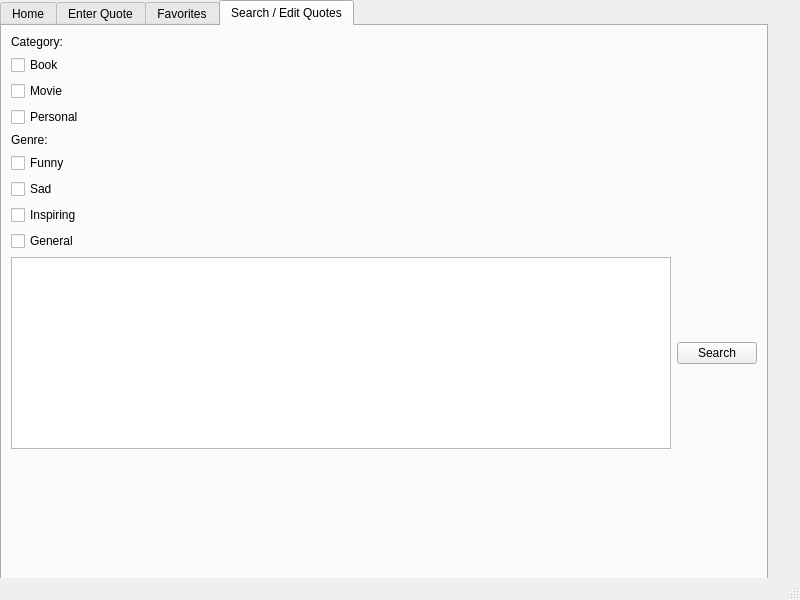
<?xml version="1.0" encoding="UTF-8"?>
<ui version="4.0">
 <class>Quotes</class>
 <widget class="QMainWindow" name="Quotes">
  <property name="geometry">
   <rect>
    <x>0</x>
    <y>0</y>
    <width>800</width>
    <height>600</height>
   </rect>
  </property>
  <property name="windowTitle">
   <string>Quotes</string>
  </property>
  <widget class="QWidget" name="centralwidget">
   <widget class="QTabWidget" name="tabWidget">
    <property name="geometry">
     <rect>
      <x>0</x>
      <y>0</y>
      <width>768</width>
      <height>585</height>
     </rect>
    </property>
    <property name="sizePolicy">
     <sizepolicy hsizetype="Expanding" vsizetype="Expanding">
      <horstretch>0</horstretch>
      <verstretch>0</verstretch>
     </sizepolicy>
    </property>
    <property name="currentIndex">
     <number>3</number>
    </property>
    <widget class="QWidget" name="HomeTab_2">
     <attribute name="title">
      <string>Home</string>
     </attribute>
     <layout class="QGridLayout" name="gridLayout_4">
      <item row="1" column="0">
       <widget class="QLabel" name="QuoteLabel_2">
        <property name="text">
         <string/>
        </property>
        <property name="alignment">
         <set>Qt::AlignHCenter|Qt::AlignTop</set>
        </property>
       </widget>
      </item>
      <item row="0" column="0">
       <widget class="QLabel" name="DailyQuoteLabel_2">
        <property name="sizePolicy">
         <sizepolicy hsizetype="Preferred" vsizetype="Fixed">
          <horstretch>0</horstretch>
          <verstretch>0</verstretch>
         </sizepolicy>
        </property>
        <property name="text">
         <string>Daily Quote:</string>
        </property>
       </widget>
      </item>
     </layout>
    </widget>
    <widget class="QWidget" name="EnterTab_2">
     <attribute name="title">
      <string>Enter Quote</string>
     </attribute>
     <layout class="QGridLayout" name="gridLayout_5">
      <item row="1" column="0">
       <widget class="QTextBrowser" name="textBrowser_2"/>
      </item>
      <item row="8" column="0">
       <widget class="QCheckBox" name="BookCat_2">
        <property name="sizePolicy">
         <sizepolicy hsizetype="Fixed" vsizetype="Fixed">
          <horstretch>0</horstretch>
          <verstretch>0</verstretch>
         </sizepolicy>
        </property>
        <property name="text">
         <string>Book</string>
        </property>
       </widget>
      </item>
      <item row="17" column="2">
       <widget class="QCheckBox" name="FavoriteCheckBox_2">
        <property name="text">
         <string>Favorite</string>
        </property>
       </widget>
      </item>
      <item row="10" column="0">
       <widget class="QCheckBox" name="PersonalCat_2">
        <property name="sizePolicy">
         <sizepolicy hsizetype="Fixed" vsizetype="Fixed">
          <horstretch>0</horstretch>
          <verstretch>0</verstretch>
         </sizepolicy>
        </property>
        <property name="text">
         <string>Personal</string>
        </property>
       </widget>
      </item>
      <item row="2" column="0">
       <widget class="QLabel" name="EnterLabel_2">
        <property name="text">
         <string>Enter Quote:</string>
        </property>
       </widget>
      </item>
      <item row="11" column="0">
       <widget class="QLabel" name="GenreLabel_2">
        <property name="text">
         <string>Genre:</string>
        </property>
       </widget>
      </item>
      <item row="17" column="0">
       <widget class="QCheckBox" name="GeneralGenre_2">
        <property name="text">
         <string>General</string>
        </property>
       </widget>
      </item>
      <item row="9" column="0">
       <widget class="QCheckBox" name="MovieCat_2">
        <property name="sizePolicy">
         <sizepolicy hsizetype="Fixed" vsizetype="Fixed">
          <horstretch>0</horstretch>
          <verstretch>0</verstretch>
         </sizepolicy>
        </property>
        <property name="text">
         <string>Movie</string>
        </property>
       </widget>
      </item>
      <item row="6" column="0">
       <widget class="QLineEdit" name="AuthorLineEdit_2">
        <property name="sizePolicy">
         <sizepolicy hsizetype="Preferred" vsizetype="Fixed">
          <horstretch>0</horstretch>
          <verstretch>0</verstretch>
         </sizepolicy>
        </property>
       </widget>
      </item>
      <item row="0" column="0">
       <widget class="QLabel" name="PreviousLabel_2">
        <property name="text">
         <string>Previous Quote Entered:</string>
        </property>
       </widget>
      </item>
      <item row="14" column="0">
       <widget class="QCheckBox" name="InspiringGenre_2">
        <property name="sizePolicy">
         <sizepolicy hsizetype="Fixed" vsizetype="Fixed">
          <horstretch>0</horstretch>
          <verstretch>0</verstretch>
         </sizepolicy>
        </property>
        <property name="text">
         <string>Inspiring</string>
        </property>
       </widget>
      </item>
      <item row="12" column="0">
       <widget class="QCheckBox" name="FunnyGenre_2">
        <property name="sizePolicy">
         <sizepolicy hsizetype="Fixed" vsizetype="Fixed">
          <horstretch>0</horstretch>
          <verstretch>0</verstretch>
         </sizepolicy>
        </property>
        <property name="text">
         <string>Funny</string>
        </property>
       </widget>
      </item>
      <item row="14" column="2">
       <widget class="QPushButton" name="Submit_2">
        <property name="text">
         <string>Submit</string>
        </property>
       </widget>
      </item>
      <item row="7" column="0">
       <widget class="QLabel" name="CatLabel_2">
        <property name="text">
         <string>Category:</string>
        </property>
       </widget>
      </item>
      <item row="5" column="0">
       <widget class="QLabel" name="AuthorLabel_2">
        <property name="text">
         <string>Enter Author:</string>
        </property>
       </widget>
      </item>
      <item row="13" column="0">
       <widget class="QCheckBox" name="SadGenre_2">
        <property name="sizePolicy">
         <sizepolicy hsizetype="Fixed" vsizetype="Fixed">
          <horstretch>0</horstretch>
          <verstretch>0</verstretch>
         </sizepolicy>
        </property>
        <property name="text">
         <string>Sad</string>
        </property>
       </widget>
      </item>
      <item row="3" column="0" rowspan="2">
       <widget class="QLineEdit" name="QuoteTextEdit">
        <property name="sizePolicy">
         <sizepolicy hsizetype="Expanding" vsizetype="Fixed">
          <horstretch>0</horstretch>
          <verstretch>0</verstretch>
         </sizepolicy>
        </property>
        <property name="text">
         <string/>
        </property>
       </widget>
      </item>
     </layout>
    </widget>
    <widget class="QWidget" name="FavTab_2">
     <attribute name="title">
      <string>Favorites</string>
     </attribute>
     <layout class="QVBoxLayout" name="verticalLayout_2">
      <item>
       <widget class="QLabel" name="FavoritesLabel_2">
        <property name="sizePolicy">
         <sizepolicy hsizetype="Preferred" vsizetype="Fixed">
          <horstretch>0</horstretch>
          <verstretch>0</verstretch>
         </sizepolicy>
        </property>
        <property name="text">
         <string>Favorites:</string>
        </property>
       </widget>
      </item>
      <item>
       <widget class="QScrollArea" name="scrollArea_2">
        <property name="verticalScrollBarPolicy">
         <enum>Qt::ScrollBarAsNeeded</enum>
        </property>
        <property name="horizontalScrollBarPolicy">
         <enum>Qt::ScrollBarAlwaysOff</enum>
        </property>
        <property name="sizeAdjustPolicy">
         <enum>QAbstractScrollArea::AdjustIgnored</enum>
        </property>
        <property name="widgetResizable">
         <bool>true</bool>
        </property>
        <widget class="QWidget" name="scrollAreaWidgetContents_2">
         <property name="geometry">
          <rect>
           <x>0</x>
           <y>0</y>
           <width>738</width>
           <height>509</height>
          </rect>
         </property>
         <layout class="QVBoxLayout" name="verticalLayout_4">
          <item>
           <widget class="QLabel" name="FavoritesScroll">
            <property name="sizePolicy">
             <sizepolicy hsizetype="Expanding" vsizetype="Preferred">
              <horstretch>0</horstretch>
              <verstretch>0</verstretch>
             </sizepolicy>
            </property>
            <property name="text">
             <string/>
            </property>
            <property name="alignment">
             <set>Qt::AlignLeading|Qt::AlignLeft|Qt::AlignTop</set>
            </property>
           </widget>
          </item>
         </layout>
        </widget>
       </widget>
      </item>
     </layout>
    </widget>
    <widget class="QWidget" name="SearchTab_2">
     <attribute name="title">
      <string>Search / Edit Quotes</string>
     </attribute>
     <layout class="QGridLayout" name="gridLayout_6">
      <item row="10" column="0">
       <widget class="QCheckBox" name="GeneralCheck">
        <property name="text">
         <string>General</string>
        </property>
       </widget>
      </item>
      <item row="11" column="0">
       <widget class="QPlainTextEdit" name="plainTextEdit_2">
        <property name="sizePolicy">
         <sizepolicy hsizetype="Expanding" vsizetype="Maximum">
          <horstretch>0</horstretch>
          <verstretch>0</verstretch>
         </sizepolicy>
        </property>
       </widget>
      </item>
      <item row="6" column="0">
       <widget class="QLabel" name="label_5">
        <property name="sizePolicy">
         <sizepolicy hsizetype="Preferred" vsizetype="Fixed">
          <horstretch>0</horstretch>
          <verstretch>0</verstretch>
         </sizepolicy>
        </property>
        <property name="text">
         <string>Genre:</string>
        </property>
       </widget>
      </item>
      <item row="4" column="0">
       <widget class="QCheckBox" name="PersonalCheck">
        <property name="text">
         <string>Personal</string>
        </property>
       </widget>
      </item>
      <item row="8" column="0">
       <widget class="QCheckBox" name="SadCheck">
        <property name="text">
         <string>Sad</string>
        </property>
       </widget>
      </item>
      <item row="3" column="0">
       <widget class="QCheckBox" name="MovieCheck">
        <property name="text">
         <string>Movie</string>
        </property>
       </widget>
      </item>
      <item row="7" column="0">
       <widget class="QCheckBox" name="FunnyCheck">
        <property name="text">
         <string>Funny</string>
        </property>
       </widget>
      </item>
      <item row="0" column="0">
       <widget class="QLabel" name="label_6">
        <property name="sizePolicy">
         <sizepolicy hsizetype="Preferred" vsizetype="Fixed">
          <horstretch>0</horstretch>
          <verstretch>0</verstretch>
         </sizepolicy>
        </property>
        <property name="text">
         <string>Category:</string>
        </property>
       </widget>
      </item>
      <item row="9" column="0">
       <widget class="QCheckBox" name="InspiringCheck">
        <property name="text">
         <string>Inspiring</string>
        </property>
       </widget>
      </item>
      <item row="2" column="0">
       <widget class="QCheckBox" name="BookCheck">
        <property name="text">
         <string>Book</string>
        </property>
       </widget>
      </item>
      <item row="11" column="1">
       <widget class="QPushButton" name="pushButton_3">
        <property name="text">
         <string>Search</string>
        </property>
       </widget>
      </item>
      <item row="12" column="0">
       <widget class="QLabel" name="QuoteResult">
        <property name="text">
         <string/>
        </property>
       </widget>
      </item>
      <item row="12" column="1">
       <widget class="QLabel" name="label_10">
        <property name="text">
         <string/>
        </property>
       </widget>
      </item>
     </layout>
    </widget>
   </widget>
  </widget>
  <widget class="QMenuBar" name="menubar">
   <property name="geometry">
    <rect>
     <x>0</x>
     <y>0</y>
     <width>800</width>
     <height>26</height>
    </rect>
   </property>
  </widget>
  <widget class="QStatusBar" name="statusbar"/>
 </widget>
 <resources/>
 <connections/>
</ui>
